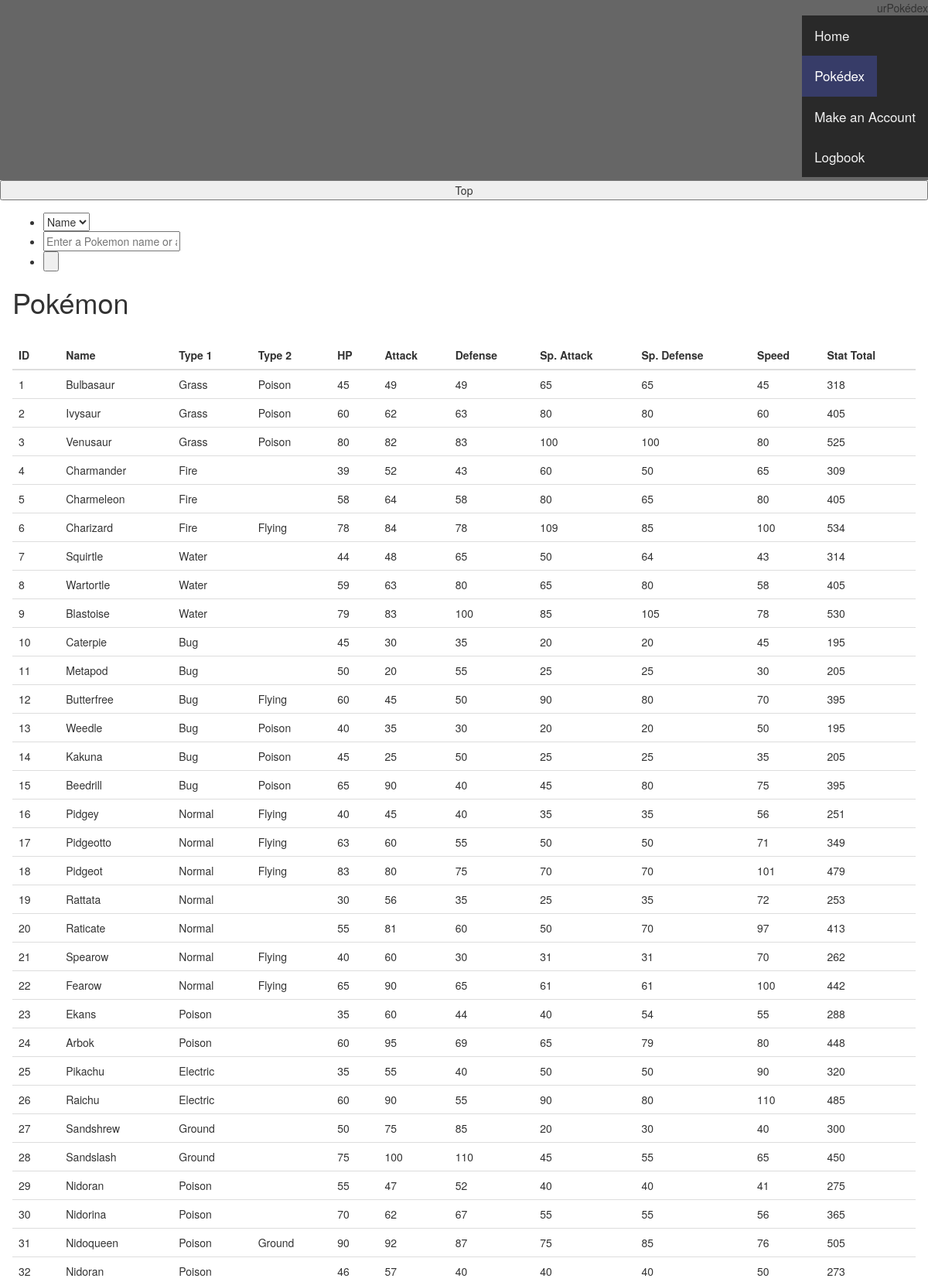
Screenshot of /search.php (upper part) with the database file from the repository.
### tables this page shows
CREATE TABLE Pokedex (
  id         INT(255)       NOT NULL,
  P_Name     VARCHAR(20)    NOT NULL,
  Form       INT(3)         NULL,
  typeName   VARCHAR(20)    NOT NULL,
  type2      VARCHAR(20)    NULL,
  stat_total INT(255)       NOT NULL,
  HP         INT(255)       NOT NULL,
  Attack     INT(255)       NOT NULL,
  Defense    INT(255)       NOT NULL,
  Sp_Attack  INT(255)       NOT NULL,
  Sp_Defense INT(255)       NOT NULL,
  Speed      INT(255)       NOT NULL,
  Generation INT(10)        NOT NULL,
  PRIMARY KEY (id)
);

### search.php (the view, shortened to what this page needs)
<?php
require_once('database.php');
$option = htmlspecialchars($_POST['function']);
$input = htmlspecialchars($_POST['userinput']);
if($input==null)
{
    $option = null;
}
switch ($option) {
    case null:
        $queryPokedex = 'SELECT * FROM Pokedex ORDER BY id';
        $statement = $db->prepare($queryPokedex);
        $statement->execute();
        $Pokedex = $statement->fetchAll();
        break;
}
?>
<!DOCTYPE html>
<html>
<head>
    <link rel="stylesheet" type="text/css" href="Resources/main.css">
    <link rel="stylesheet" href="https://maxcdn.bootstrapcdn.com/bootstrap/3.4.1/css/bootstrap.min.css">
</head>
<body>
    <div id="navbar">
        <div class="logo">urPokédex</div>
        <ul>
            <li><a href="index.php">Home</a></li>
            <li><a class="active" href="pokedex.php">Pokédex</a></li>
            <li><a href="makeAccount.php">Make an Account</a></li>
            <li><a href="users.php">Logbook</a></li>
        </ul>
    </div>
    <button onclick="topFunction()" id="myBtn" title="Go to top">Top</button>
    <div class="content">
        <div class="searchbar">
            <form action="search.php" method="post">
                <ul>
                    <li>
                        <div class="list">
                            <select name="function" id="function">
                                <option value="0">Name</option>
                            </select>
                        </div>
                    </li>
                    <li>
                        <input type="text" name="userinput" placeholder="Enter a Pokemon name or a Pokemon type">
                    </li>
                    <li>
                        <input type="submit" value=" ">
                    </li>
                </ul>
            </form>
        </div>
        <div class="logo"><h1>Pokémon</h1></div><br>
        <table class="table table-hover bootstrap-table-sticky-header">
            <thead>
                <tr>
                    <th>ID</th>
                    <th>Name</th>
                    <th>Type 1</th>
                    <th>Type 2</th>
                    <th>HP</th>
                    <th>Attack</th>
                    <th>Defense</th>
                    <th>Sp. Attack</th>
                    <th>Sp. Defense</th>
                    <th>Speed</th>
                    <th class="right">Stat Total</th>
                </tr>
            </thead>
            <tbody>
                <?php foreach ($Pokedex as $pokemon) : ?>
                    <tr>
                        <td><?php echo $pokemon['id']; ?></td>
                        <td><?php echo $pokemon['P_Name']; ?></td>
                        <td><?php echo $pokemon['typeName']; ?></td>
                        <td><?php echo $pokemon['type2']; ?></td>
                        <td><?php echo $pokemon['HP']; ?></td>
                        <td><?php echo $pokemon['Attack']; ?></td>
                        <td><?php echo $pokemon['Defense']; ?></td>
                        <td><?php echo $pokemon['Sp_Attack']; ?></td>
                        <td><?php echo $pokemon['Sp_Defense']; ?></td>
                        <td><?php echo $pokemon['Speed']; ?></td>
                        <td class="right"><?php echo $pokemon['stat_total']; ?></td>
                    </tr>
                <?php endforeach; ?>
            </tbody>
        </table>
    </div>
</body>
</html>

### Resources/main.css (style rules this page uses)
body { margin: 0; font-size: 28px; font-family: 'Segoe UI', Tahoma, Geneva, Verdana, sans-serif; overflow-x: hidden; overflow-y: scroll; display: flex; flex-direction: column; }
#navbar { width: 100vw; margin:auto; overflow: hidden; background-color: rgba(0,0,0,0.6); text-align: right; }
#navbar ul { list-style-type: none; margin: 0; padding: 0; overflow: hidden; background-color: rgba(0,0,0,0.6); display: inline-block; text-align: right; }
#navbar a { float: left; display: block; color: #f2f2f2; text-align: center; padding: 14px 16px; text-decoration: none; font-size: 17px; }
#navbar a.active { background-color: #5463e754; color: white; }
.content { overflow: hidden; padding: 16px; background-color: white; }

### rows the page displays
pokedex: id "1", P_Name "Bulbasaur", typeName "Grass", type2 "Poison", HP "45", Attack "49", Defense "49", Sp_Attack "65", Sp_Defense "65", Speed "45", stat_total "318"
pokedex: id "2", P_Name "Ivysaur", typeName "Grass", type2 "Poison", HP "60", Attack "62", Defense "63", Sp_Attack "80", Sp_Defense "80", Speed "60", stat_total "405"
pokedex: id "3", P_Name "Venusaur", typeName "Grass", type2 "Poison", HP "80", Attack "82", Defense "83", Sp_Attack "100", Sp_Defense "100", Speed "80", stat_total "525"
pokedex: id "4", P_Name "Charmander", typeName "Fire", HP "39", Attack "52", Defense "43", Sp_Attack "60", Sp_Defense "50", Speed "65", stat_total "309"
pokedex: id "5", P_Name "Charmeleon", typeName "Fire", HP "58", Attack "64", Defense "58", Sp_Attack "80", Sp_Defense "65", Speed "80", stat_total "405"
pokedex: id "6", P_Name "Charizard", typeName "Fire", type2 "Flying", HP "78", Attack "84", Defense "78", Sp_Attack "109", Sp_Defense "85", Speed "100", stat_total "534"
pokedex: id "7", P_Name "Squirtle", typeName "Water", HP "44", Attack "48", Defense "65", Sp_Attack "50", Sp_Defense "64", Speed "43", stat_total "314"
pokedex: id "8", P_Name "Wartortle", typeName "Water", HP "59", Attack "63", Defense "80", Sp_Attack "65", Sp_Defense "80", Speed "58", stat_total "405"
pokedex: id "9", P_Name "Blastoise", typeName "Water", HP "79", Attack "83", Defense "100", Sp_Attack "85", Sp_Defense "105", Speed "78", stat_total "530"
pokedex: id "10", P_Name "Caterpie", typeName "Bug", HP "45", Attack "30", Defense "35", Sp_Attack "20", Sp_Defense "20", Speed "45", stat_total "195"
pokedex: id "11", P_Name "Metapod", typeName "Bug", HP "50", Attack "20", Defense "55", Sp_Attack "25", Sp_Defense "25", Speed "30", stat_total "205"
pokedex: id "12", P_Name "Butterfree", typeName "Bug", type2 "Flying", HP "60", Attack "45", Defense "50", Sp_Attack "90", Sp_Defense "80", Speed "70", stat_total "395"
pokedex: id "13", P_Name "Weedle", typeName "Bug", type2 "Poison", HP "40", Attack "35", Defense "30", Sp_Attack "20", Sp_Defense "20", Speed "50", stat_total "195"
pokedex: id "14", P_Name "Kakuna", typeName "Bug", type2 "Poison", HP "45", Attack "25", Defense "50", Sp_Attack "25", Sp_Defense "25", Speed "35", stat_total "205"
pokedex: id "15", P_Name "Beedrill", typeName "Bug", type2 "Poison", HP "65", Attack "90", Defense "40", Sp_Attack "45", Sp_Defense "80", Speed "75", stat_total "395"
pokedex: id "16", P_Name "Pidgey", typeName "Normal", type2 "Flying", HP "40", Attack "45", Defense "40", Sp_Attack "35", Sp_Defense "35", Speed "56", stat_total "251"
pokedex: id "17", P_Name "Pidgeotto", typeName "Normal", type2 "Flying", HP "63", Attack "60", Defense "55", Sp_Attack "50", Sp_Defense "50", Speed "71", stat_total "349"
pokedex: id "18", P_Name "Pidgeot", typeName "Normal", type2 "Flying", HP "83", Attack "80", Defense "75", Sp_Attack "70", Sp_Defense "70", Speed "101", stat_total "479"
pokedex: id "19", P_Name "Rattata", typeName "Normal", HP "30", Attack "56", Defense "35", Sp_Attack "25", Sp_Defense "35", Speed "72", stat_total "253"
pokedex: id "20", P_Name "Raticate", typeName "Normal", HP "55", Attack "81", Defense "60", Sp_Attack "50", Sp_Defense "70", Speed "97", stat_total "413"
pokedex: id "21", P_Name "Spearow", typeName "Normal", type2 "Flying", HP "40", Attack "60", Defense "30", Sp_Attack "31", Sp_Defense "31", Speed "70", stat_total "262"
pokedex: id "22", P_Name "Fearow", typeName "Normal", type2 "Flying", HP "65", Attack "90", Defense "65", Sp_Attack "61", Sp_Defense "61", Speed "100", stat_total "442"
pokedex: id "23", P_Name "Ekans", typeName "Poison", HP "35", Attack "60", Defense "44", Sp_Attack "40", Sp_Defense "54", Speed "55", stat_total "288"
pokedex: id "24", P_Name "Arbok", typeName "Poison", HP "60", Attack "95", Defense "69", Sp_Attack "65", Sp_Defense "79", Speed "80", stat_total "448"
pokedex: id "25", P_Name "Pikachu", typeName "Electric", HP "35", Attack "55", Defense "40", Sp_Attack "50", Sp_Defense "50", Speed "90", stat_total "320"
pokedex: id "26", P_Name "Raichu", typeName "Electric", HP "60", Attack "90", Defense "55", Sp_Attack "90", Sp_Defense "80", Speed "110", stat_total "485"
pokedex: id "27", P_Name "Sandshrew", typeName "Ground", HP "50", Attack "75", Defense "85", Sp_Attack "20", Sp_Defense "30", Speed "40", stat_total "300"
pokedex: id "28", P_Name "Sandslash", typeName "Ground", HP "75", Attack "100", Defense "110", Sp_Attack "45", Sp_Defense "55", Speed "65", stat_total "450"
pokedex: id "29", P_Name "Nidoran", typeName "Poison", HP "55", Attack "47", Defense "52", Sp_Attack "40", Sp_Defense "40", Speed "41", stat_total "275"
pokedex: id "30", P_Name "Nidorina", typeName "Poison", HP "70", Attack "62", Defense "67", Sp_Attack "55", Sp_Defense "55", Speed "56", stat_total "365"
pokedex: id "31", P_Name "Nidoqueen", typeName "Poison", type2 "Ground", HP "90", Attack "92", Defense "87", Sp_Attack "75", Sp_Defense "85", Speed "76", stat_total "505"
pokedex: id "32", P_Name "Nidoran", typeName "Poison", HP "46", Attack "57", Defense "40", Sp_Attack "40", Sp_Defense "40", Speed "50", stat_total "273"
